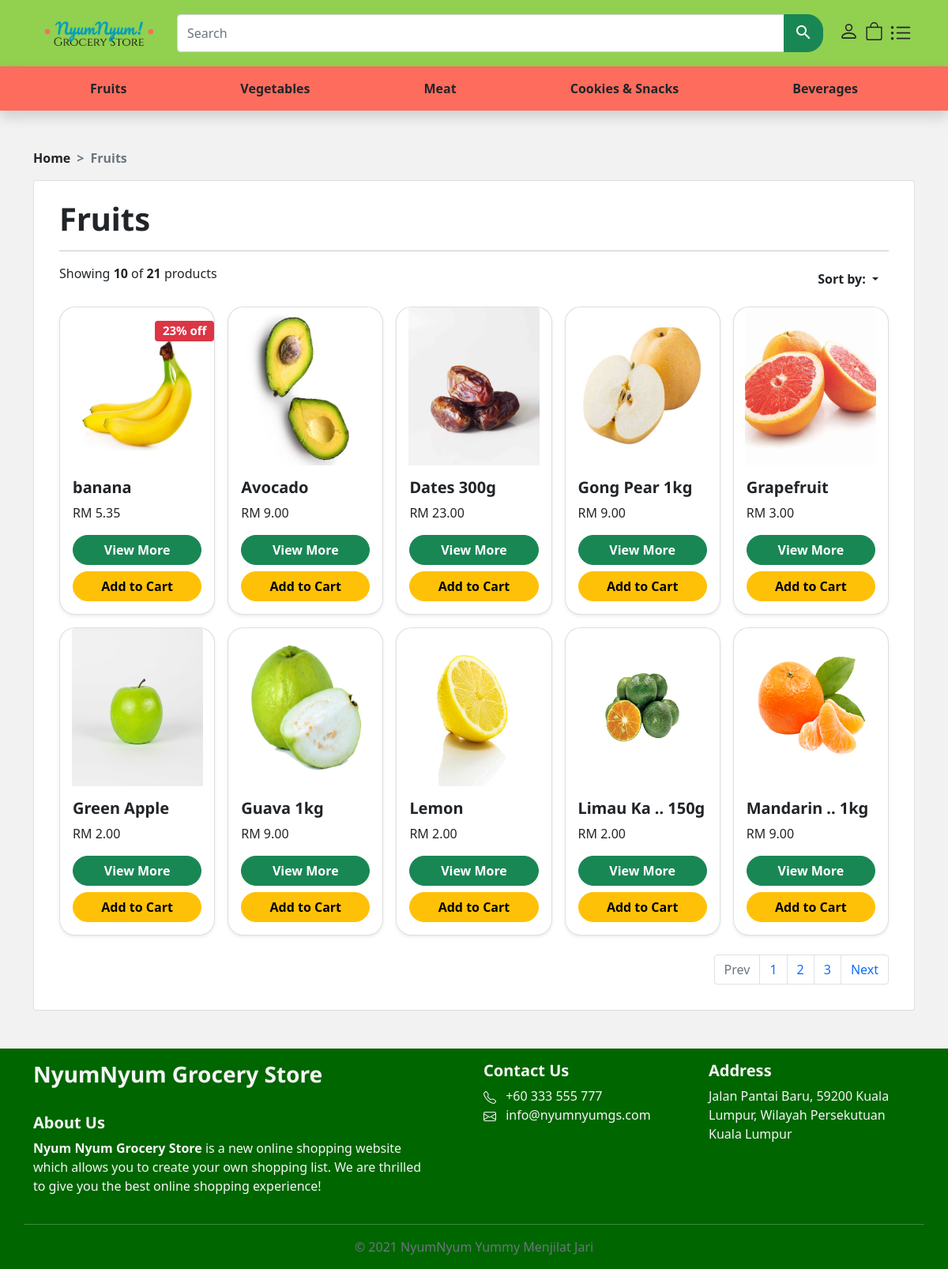
Page /src/products.php?p_cat_id=1 on the earlier database version.
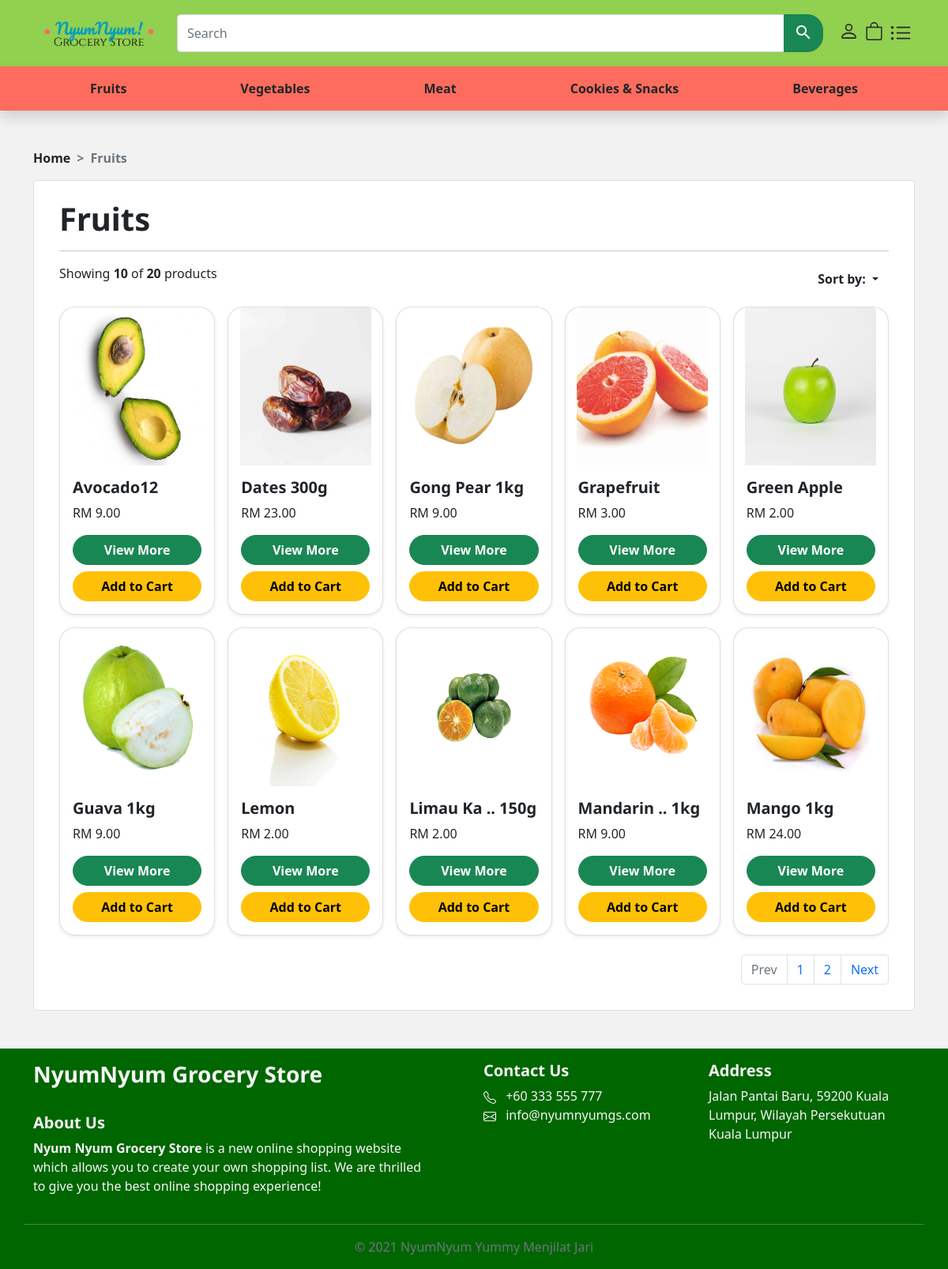
Same page on the later database version.
### tables this page shows
CREATE TABLE `product_categories` (
  `p_cat_id` int(10) NOT NULL,
  `p_cat_title` text NOT NULL
);

CREATE TABLE `product` (
  `product_id` int(10) NOT NULL,
  `p_cat_id` int(11) NOT NULL,
  `date` timestamp NOT NULL DEFAULT current_timestamp(),
  `product_name` text NOT NULL,
  `sale` varchar(255) NOT NULL,
  `percentage` varchar(255) NOT NULL,
  `product_price` float(10,2) NOT NULL,
  `product_img` varchar(255) NOT NULL,
  `product_quantity` int(10) NOT NULL,
  `product_desc` text NOT NULL
);

### functions/function.php (the view, shortened to what the rows shown need)
<?php
$db = mysqli_connect("localhost", "root", "", "groceries");
function getpro($run_product)
{
    global $db, $p_cat_id0, $id, $page, $count;
    while ($row_product = mysqli_fetch_array($run_product)) {
        $product_id = $row_product['product_id'];
        $p_cat_id = $row_product['p_cat_id'];
        $product_name = $row_product['product_name'];
        $product_price = $row_product['product_price'];
        $product_img = $row_product['product_img'];
        $sale = $row_product['sale'];
        $percentage = $row_product['percentage'];
        if (strlen($product_name) > 15) {
            $product_name = substr($product_name, 0, 8). " .. " . substr($product_name, -4);
        }
        if ($p_cat_id == $p_cat_id0 && isset($_SESSION['user'])) {
            $_SESSION['cart'] = $product_id;
            $id = $_SESSION['user'];
            echo "
            <div class='col'>
                <div class='card shadow-sm sshighlight'>
                    <a href='products-closeup.php?id=$id&product_id=$product_id&p_cat_id=$p_cat_id'>
                        <img src='../admin_area/product_images/$product_img' alt='pise' class='card-img-top' style='height: 200px;'>
                    </a>
                    <div class='card-body'>
                    ";
                    if($sale == "1"){
                        ?>
                        <div class='position-absolute top-0 end-0 pt-3'>
                            <h5><span class='badge bg-danger'><?php echo $percentage;?>% off</span></h5>
                        </div>
                        <?php
                    }
                    ?>
                <?php echo "
                        <h5 class='card-title'>$product_name</h5>
                        <p class='card-text'>RM $product_price</p>
            "; ?>
                        <div class='d-flex flex-column justify-content-around gap-2 gap-sm-0'>
                            <a href='products-closeup.php?id=<?php echo $id?>&product_id=<?php echo $product_id?>&p_cat_id=<?php echo $p_cat_id ?>'  class='btn btn-success rounded-pill mb-sm-2  '>View More</a>
                            <a onclick="add<?=$product_id?>()" class='btn btn-warning rounded-pill'>Add to Cart</a>
                        </div>
                    </div>
                </div>
            </div>
    <?php
        } else {
            echo "
            <div class='col'>
                <div class='card shadow-sm sshighlight'>
                    <a href='products-closeup.php?product_id=$product_id&p_cat_id=$p_cat_id'>
                        <img src='../admin_area/product_images/$product_img' alt='pise' class='card-img-top' style='height: 200px;'>
                    </a>
                    <div class='card-body'>
                    ";
                    if($sale == "1"){
                        ?>
                        <div class='position-absolute top-0 end-0 pt-3'>
                            <h5><span class='badge bg-danger'><?php echo $percentage;?>% off</span></h5>
                        </div>
                        <?php
                    }
                    ?>
                    <?php echo "
                        <h5 class='card-title'>$product_name</h5>
                        <p class='card-text'>RM $product_price</p>
                "; ?>
                        <div class='d-flex flex-column justify-content-around gap-2 gap-sm-0'>
                            <a href='products-closeup.php?product_id=<?php echo $product_id?>&p_cat_id=<?php echo $p_cat_id ?>'  class='btn btn-success rounded-pill mb-sm-2  '>View More</a>
                            <a href='' data-bs-toggle='modal' data-bs-target='#exampleModal'  class='btn btn-warning rounded-pill'>Add to Cart</a>
                        </div>
                    </div>
                </div>
            </div>
        <?php
        }
        ?>
    <?php
    }
}
function getProDef()
{
    global $db, $p_cat_id0, $id, $page, $count;
    $per_page = 10;
    $page = (isset($_GET['page'])) ? $_GET['page'] : 1;
    if (isset($_GET['p_cat_id'])) $p_cat_id0 = $_GET['p_cat_id'];
    $start_from = ($page-1) * $per_page;
    $get_product = "SELECT * FROM product WHERE p_cat_id=$p_cat_id0 LIMIT $start_from,$per_page";
    $run_product = mysqli_query($db, $get_product);
    getpro($run_product);
}
                                ?>

### src/products.php (shortened to what the rows shown need)
<?php
include("../includes/header.php");
$per_page = 10;
$page = (isset($_GET['page'])) ? $_GET['page'] : 1;
if (isset($_GET['p_cat_id'])) $p_cat_id0 = $_GET['p_cat_id'];
$start_from = ($page-1) * $per_page;
$get_product = "select * from product where p_cat_id=$p_cat_id0 LIMIT $start_from,$per_page";
$run_product = mysqli_query($db, $get_product);
$count = mysqli_num_rows($run_product);
$get_categoryName = "select * from product_categories where p_cat_id=$p_cat_id0";
$run_categoryName = mysqli_query($db, $get_categoryName);
$row_categoryName = mysqli_fetch_array($run_categoryName);
$p_cat_title = $row_categoryName['p_cat_title'];
$get_productAmount = "SELECT COUNT(*) FROM product WHERE p_cat_id=$p_cat_id0";
$run_productAmount = mysqli_query($db, $get_productAmount);
$productAmount = mysqli_fetch_row($run_productAmount);
?>
    <div class="container pt-5">
        <nav style="--bs-breadcrumb-divider: '>';" aria-label="breadcrumb">
            <ol class="breadcrumb fw-bold">
                <li class="breadcrumb-item"><a href="index.php" class="text-dark text-decoration-none">Home</a></li>
                <li class="breadcrumb-item active" aria-current="page"><?php echo $p_cat_title ?></li>
            </ol>
        </nav>
    </div>
    <main class="container pb-5">
        <div class="card">
            <div class="card-body m-3 mt-2">
                <h1><?php echo $p_cat_title ?></h1>
                <hr>
                <div class="container d-flex flex-row justify-content-between align-item-center p-0">
                    <p id="showProdAmount">Showing <strong><?php echo $count ?></strong> of <strong><?php echo $productAmount[0] ?></strong> products</p>
                    <div class="dropdown pb-3">
                    </div>
                </div>
                <div class="row row-cols-2 row-cols-md-3 row-cols-lg-5 g-3">
                    <?php
                    if (isset($_GET['sort'])) {
                        $sort = $_GET['sort'];
                        if ($sort == 'A2Z') getProA2Z();
                        elseif ($sort == 'Z2A') getProZ2A();
                        elseif ($sort == 'L2H') getProL2H();
                        elseif ($sort == 'H2L') getProH2L();
                        else getProDef();
                    } else getProDef();
                    ?>
                </div>
                <nav aria-label="Product page navigation">
                    <ul class="pagination justify-content-end mb-0 mt-4">
                    </ul>
                </nav>
            </div>
        </div>
    </main>
</body>
</html>

Differences in the rows shown:
removed product: product_img (picture), percentage "23", product_name "banana", product_price "5.35"
changed product: product_name "Avocado" → "Avocado12"
now on this page (row unchanged): product: product_img (picture), product_name "Mango 1kg", product_price "24.00"
Other differences:
$productAmount[0]: "21" → "20"
list line gone: "3"
